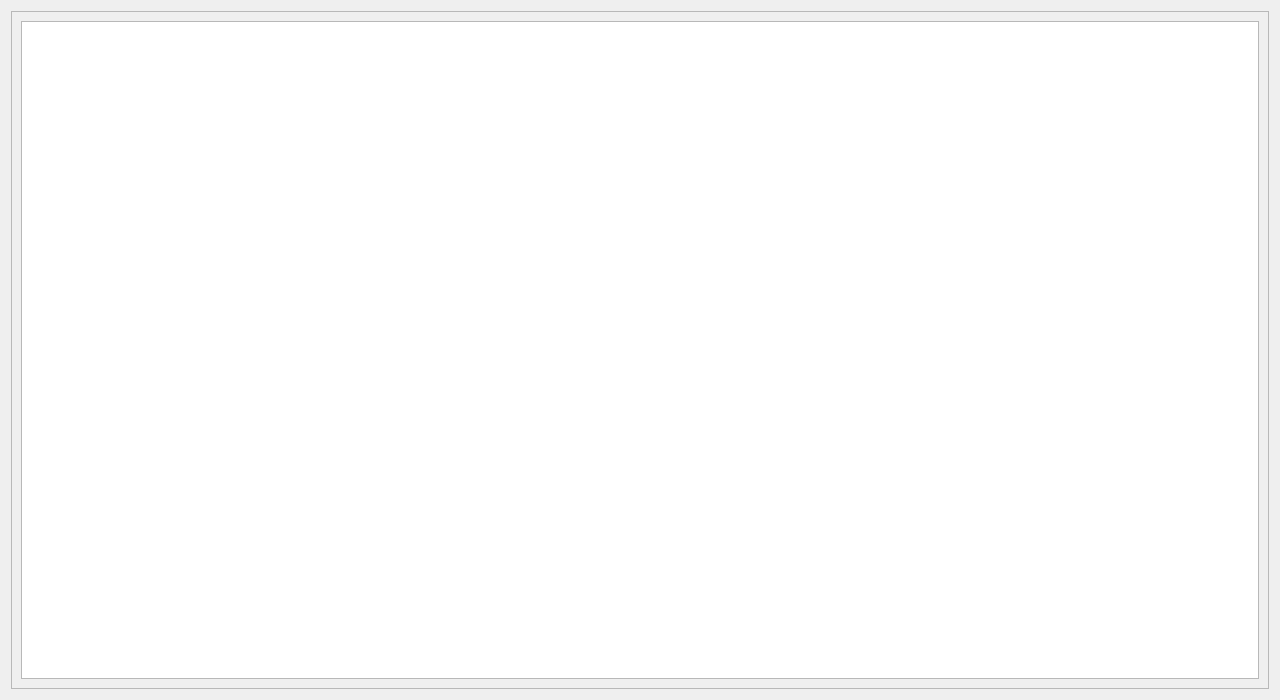
<?xml version="1.0" encoding="UTF-8"?>
<ui version="4.0">
 <class>Dialog</class>
 <widget class="QDialog" name="Dialog">
  <property name="geometry">
   <rect>
    <x>0</x>
    <y>0</y>
    <width>1280</width>
    <height>700</height>
   </rect>
  </property>
  <property name="sizePolicy">
   <sizepolicy hsizetype="Expanding" vsizetype="Preferred">
    <horstretch>0</horstretch>
    <verstretch>0</verstretch>
   </sizepolicy>
  </property>
  <property name="windowTitle">
   <string>Dialog</string>
  </property>
  <layout class="QVBoxLayout" name="verticalLayout_2">
   <item>
    <widget class="QFrame" name="frame">
     <property name="sizePolicy">
      <sizepolicy hsizetype="Preferred" vsizetype="Preferred">
       <horstretch>0</horstretch>
       <verstretch>0</verstretch>
      </sizepolicy>
     </property>
     <property name="minimumSize">
      <size>
       <width>800</width>
       <height>600</height>
      </size>
     </property>
     <property name="frameShape">
      <enum>QFrame::StyledPanel</enum>
     </property>
     <property name="frameShadow">
      <enum>QFrame::Raised</enum>
     </property>
     <layout class="QVBoxLayout" name="verticalLayout">
      <item>
       <widget class="QTableView" name="table_view_historico">
        <property name="maximumSize">
         <size>
          <width>16777215</width>
          <height>16777215</height>
         </size>
        </property>
       </widget>
      </item>
     </layout>
    </widget>
   </item>
  </layout>
 </widget>
 <resources/>
 <connections/>
</ui>
